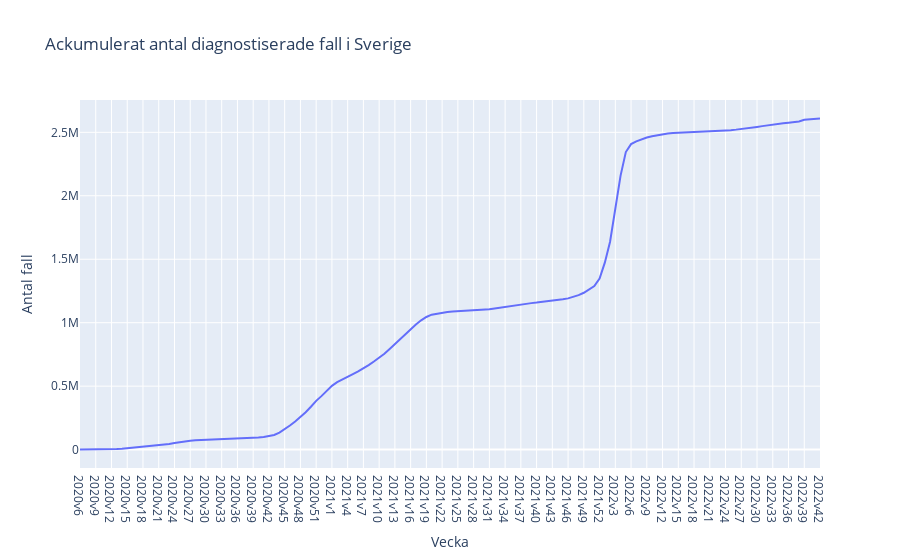

Notebook source saved alongside this figure:
### Code cell
# Plot the fourth graph with Plotly Express
fig = px.line(df_covid19, x="Vecka", y="Kum_antal_fall", title="Ackumulerat antal diagnostiserade fall i Sverige", labels={"Kum_antal_fall" : "Antal fall"})
fig.show()

### Figure 1 — Plotly figure (JSON) as saved in the notebook; plotly's stock layout.template omitted (floating-point values rounded to 4 significant figures; data arrays with more than 128 entries replaced by an {"elided": "..."} marker saying what was removed)
{"data": [{"hovertemplate": "Vecka=%{x}<br>Antal fall=%{y}<extra></extra>", "legendgroup": "", "line": {"color": "#636efa", "dash": "solid"}, "marker": {"symbol": "circle"}, "mode": "lines", "name": "", "orientation": "v", "showlegend": false, "type": "scatter", "x": {"elided": "142 str values"}, "xaxis": "x", "y": {"elided": "142 int values"}, "yaxis": "y"}], "layout": {"legend": {"tracegroupgap": 0}, "title": {"text": "Ackumulerat antal diagnostiserade fall i Sverige"}, "xaxis": {"anchor": "y", "domain": [0, 1], "title": {"text": "Vecka"}}, "yaxis": {"anchor": "x", "domain": [0, 1], "title": {"text": "Antal fall"}}}}
